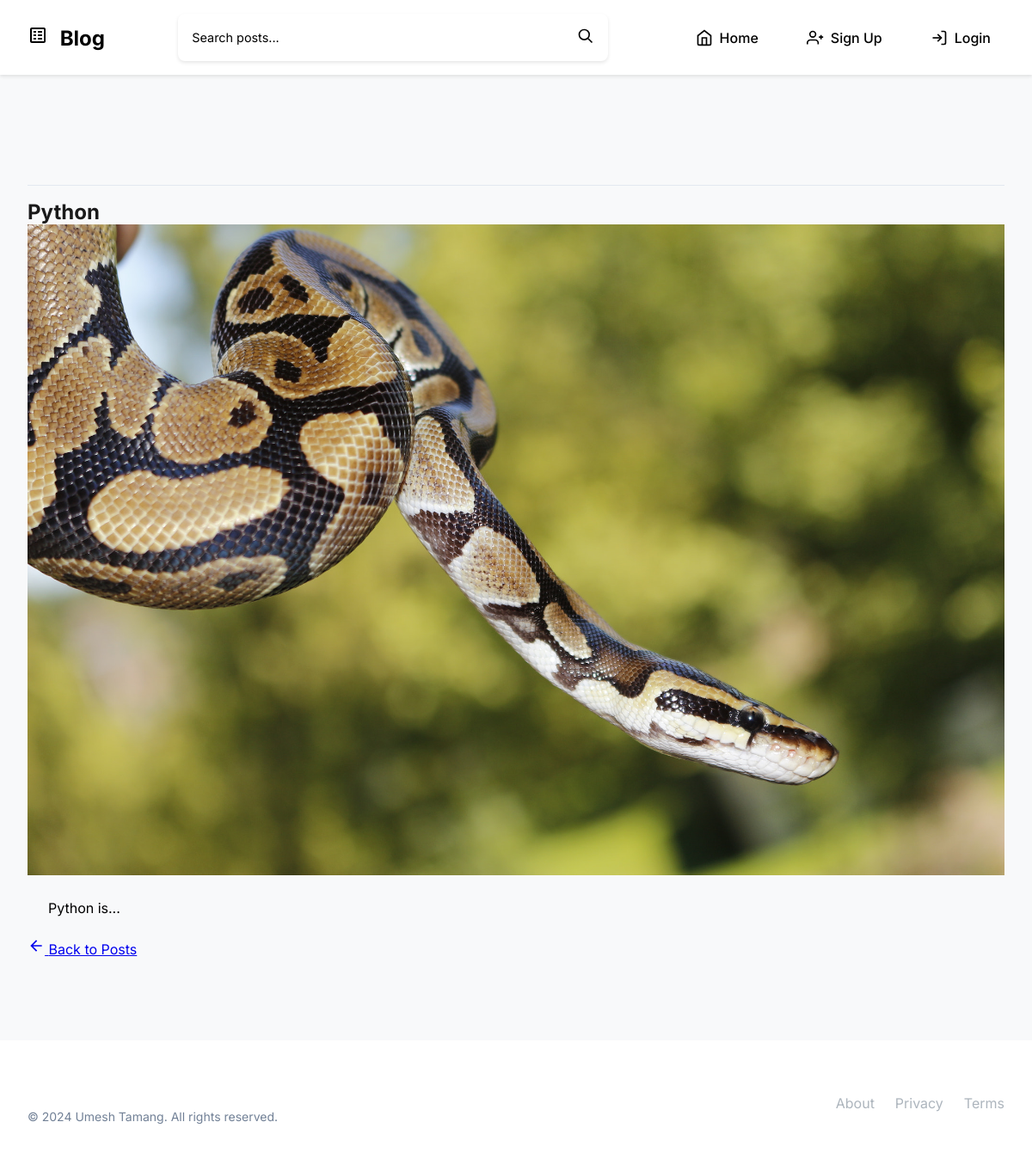
The app's page /post/1, older data.
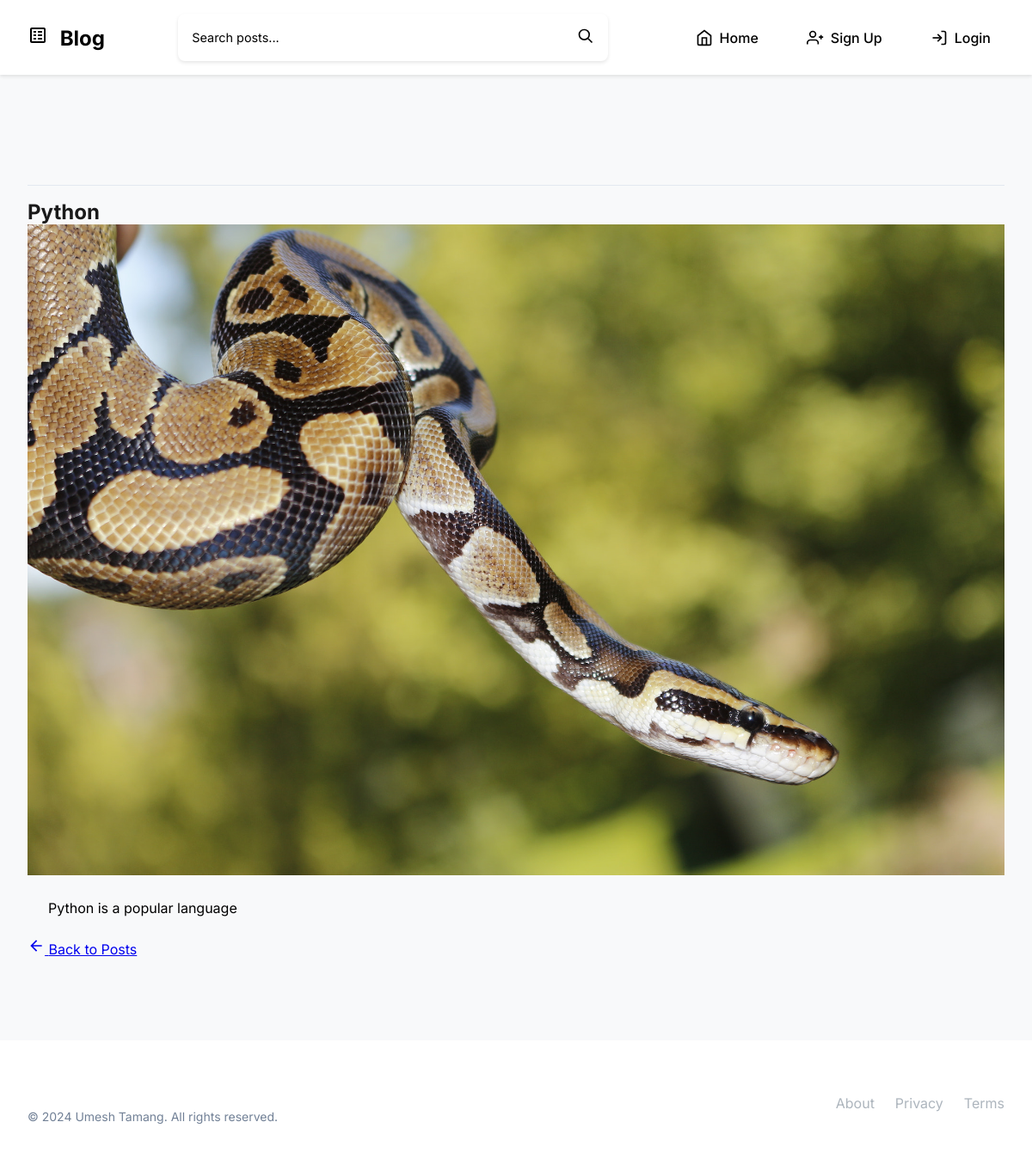
The same page, newer data.
### posts/models.py (models this page shows, shortened)
class Post(models.Model):
    title=models.CharField(max_length=225)
    content=models.TextField()
    author=models.CharField(max_length=255)
    thumbnail=models.ImageField(upload_to='thumbnails',default='default.png')
    date_created=models.DateTimeField(auto_now_add=True)

### posts/views.py (the view)
# urls.py: path('post/<int:post_id>',views.post_detail,name='post_detail'),
def post_detail(request,post_id):
    post=Post.objects.get(pk=post_id)
    context={'post':
             post}
    return render(request,'post_detail.html',context)

### posts/templates/post_detail.html (shortened to what this page needs)
{% extends 'base.html' %}
{% block content %}
<article class="post-detail">
    <div class="post-header">
        <div class="post-meta">
        </div>
        <h1 class="post-title">{{ post.title }}</h1>
    </div>
    {% if post.thumbnail %}
    <div class="post-image-container">
        <img src="{{ post.thumbnail.url }}" alt="{{ post.title }}" class="post-image">
    </div>
    {% endif %}
    <div class="post-content">
        {{ post.content|linebreaks }}
    </div>
    <div class="post-actions">
        <a href="{% url 'posts:posts_home' %}" class="action-button back-button">
            <svg class="button-icon" viewBox="0 0 24 24" width="20" height="20">
                <path d="M20 11H7.83l5.59-5.59L12 4l-8 8 8 8 1.41-1.41L7.83 13H20v-2z"/>
            </svg>
            Back to Posts
        </a>
    </div>
</article>
{% endblock content %}

Row changes from the older to the newer data that the page shows:
changed Post "Python": content "Python is..." → "Python is a popular language"
